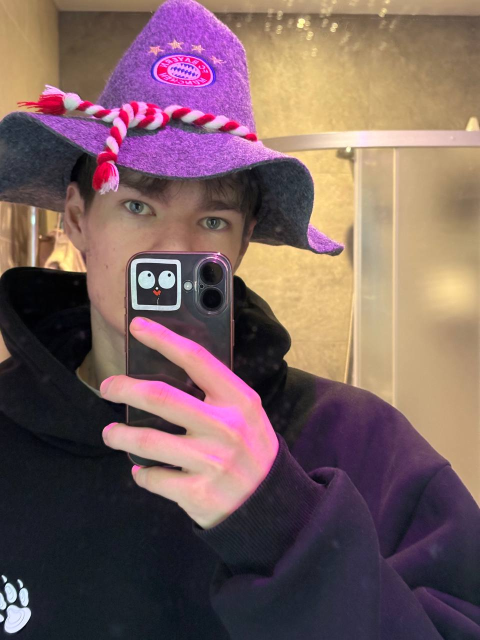
#> input picture lab1/originals/photo.jpg, 960 x 1280 px (shown at 1/2 size); the run also reads 1 picture not shown here
$ python main.py
#> lines starting #> are read from the running program, lines starting #| are printed output that depends on the picture; after the words box and inside, x2 and y2 are one past the last pixel; in counts of white or black regions, pixels touching at a corner belong together
import cv2
import numpy as np
import os
from typing import Any

ORIGINAL_JPG_PATH = 'originals/photo.jpg'
ORIGINAL_BMP_PATH = 'originals/photo.bmp'

class Photo:
    def __init__(self, path: str) -> None:
#> called with path = 'originals/photo.jpg'
        self.path = path
        self.img = cv2.imread(path)
#> self.img is the input picture: shape (1280, 960, 3); mean B, G, R 95.4, 95.8, 121.4
        _, self.prefix = os.path.splitext(path)

        if self.img is None:
            raise Exception(f"Couldn't find file at {path}")

        dimensions = self.img.shape
#> dimensions = (1280, 960, 3)
        self.height = dimensions[0]
#> self.height = 1280
        self.width = dimensions[1]
#> self.width = 960
        self.channels = dimensions[2] if len(dimensions) == 3 else 1
#> self.channels = 3
        self.file_size = os.path.getsize(self.path)

    def __str__(self) -> str:
        return f"Image stats: \nHeight: {self.height}\nWidth: {self.width} \nChannels: {self.channels} \nFile size: {self.file_size}"

    def calculate_compression_rate(self) -> float:
        # Get the image data type (e.g., uint8, uint16, float32)
        dtype = self.img.dtype
        # Get the size of the data type in bytes (e.g., uint8 is 1 byte, uint16 is 2 bytes)
        bytes_per_channel = dtype.itemsize
#> bytes_per_channel = 1

        bits_per_channel = bytes_per_channel * 8 * self.channels
#> bits_per_channel = 24

        return ((self.width * self.height * bits_per_channel) / 8 ) / self.file_size

    def split_to_channels(self) -> tuple[str, str, str]:
        b_channel, g_channel, r_channel = cv2.split(self.img)
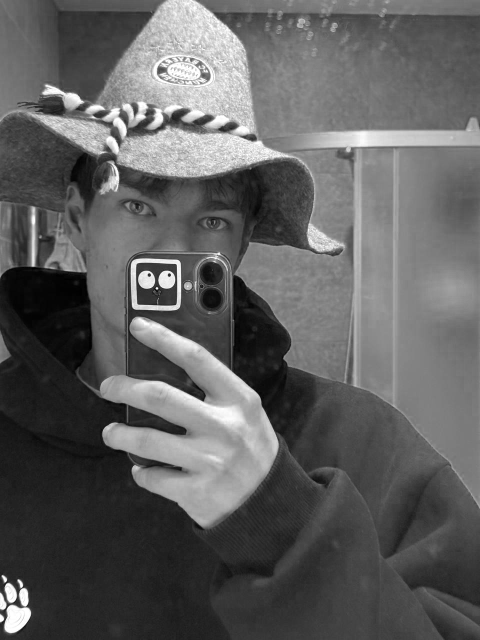
#> b_channel: shape (1280, 960) (shown at 1/2 size); min 0, max 255, mean 95.4

        cv2.imwrite(f"processed/RGB_channels/{self.prefix[1:]}/r{self.prefix}", r_channel)
        cv2.imwrite(f"processed/RGB_channels/{self.prefix[1:]}/g{self.prefix}", g_channel)
        cv2.imwrite(f"processed/RGB_channels/{self.prefix[1:]}/b{self.prefix}", b_channel)

        return (f"processed/RGB_channels/{self.prefix[1:]}/b{self.prefix}", f"processed/RGB_channels/{self.prefix[1:]}/g{self.prefix}", f"processed/RGB_channels/{self.prefix[1:]}/r{self.prefix}")

    def make_halftone(self) -> tuple[Any, str]:
        halftone_img = cv2.cvtColor(self.img, cv2.COLOR_BGR2GRAY)
        cv2.imwrite(f"processed/halftone/{self.prefix[1:]}/halftone{self.prefix}", halftone_img)

        return (halftone_img, f"processed/halftone/{self.prefix[1:]}/halftone{self.prefix}")

    def binary_by_percent(self, halftone_img: Any, percent: int):
#> called with percent = 25
        if not(0 <= percent <= 100):
            raise Exception("Wrong percent given")

        threshold_value = int(255 * percent / 100)

        _, bin = cv2.threshold(halftone_img, threshold_value, 255, cv2.THRESH_BINARY)
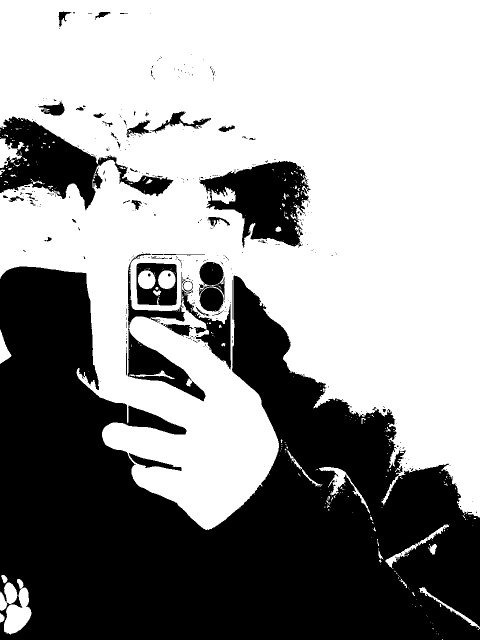
#> bin: shape (1280, 960) (shown at 1/2 size); 58.7% white; 411 black regions (360 under 20 px), largest, box (x1, y1, x2, y2) and area: (0, 533, 960, 1280) 430963, (0, 233, 347, 421) 23288, (399, 322, 621, 496) 21384
        return bin

    def binarize(self, arg1=25, arg2=50, arg3=75) -> tuple[str, str, str]:
        halftone_img = self.make_halftone()[0]
        binary_1 = self.binary_by_percent(halftone_img, arg1)
        binary_2 = self.binary_by_percent(halftone_img, arg2)
#> in binary_by_percent (call 2), `_, bin = cv2.threshold(halftone_img, threshold_value, 255, cv2.THRESH_..`: bin: shape (1280, 960); 41.4% white; 714 white regions (597 under 20 px), largest, box (x1, y1, x2, y2) and area: (242, 0, 960, 1017) 346523, (197, 633, 557, 1054) 78638, (86, 321, 376, 662) 29513
        binary_3 = self.binary_by_percent(halftone_img, arg3)
#> call 3 of binary_by_percent, with percent = 75
#> in binary_by_percent (call 3), `_, bin = cv2.threshold(halftone_img, threshold_value, 255, cv2.THRESH_..`:
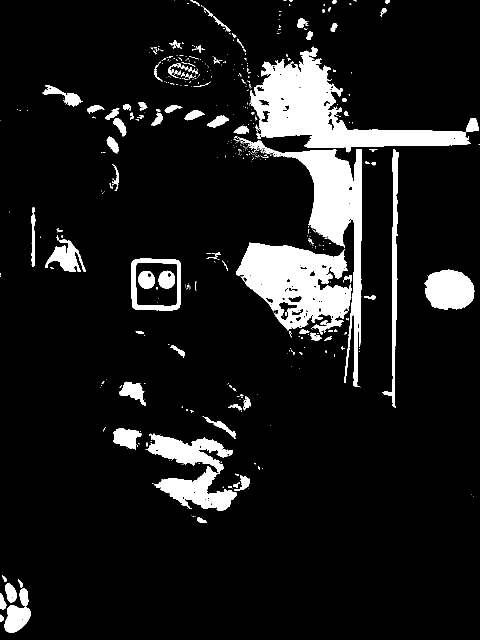
#> bin: shape (1280, 960) (shown at 1/2 size); 10.4% white; 520 white regions (418 under 20 px), largest, box (x1, y1, x2, y2) and area: (499, 93, 942, 305) 31130, (472, 485, 703, 669) 24798, (478, 275, 724, 774) 21607

        cv2.imwrite(f"processed/binarized/{self.prefix[1:]}/bin{arg1}{self.prefix}", binary_1)
        cv2.imwrite(f"processed/binarized/{self.prefix[1:]}/bin{arg2}{self.prefix}", binary_2)
        cv2.imwrite(f"processed/binarized/{self.prefix[1:]}/bin{arg3}{self.prefix}", binary_3)

        return (f"processed/binarized/{self.prefix[1:]}/bin{arg1}{self.prefix}", f"processed/binarized/{self.prefix[1:]}/bin{arg2}{self.prefix}", f"processed/binarized/{self.prefix[1:]}/bin{arg3}{self.prefix}")

    def mirror(self, flip_code=0) -> tuple[Any, str]:
        # flipCode = 0: Flips the image around the x-axis (vertical mirror).
        # flipCode > 0 (e.g., 1): Flips the image around the y-axis (horizontal mirror).
        # flipCode < 0 (e.g., -1): Flips the image around both axes

#> called with flip_code = 0
        flipped_img = cv2.flip(self.img, flip_code)
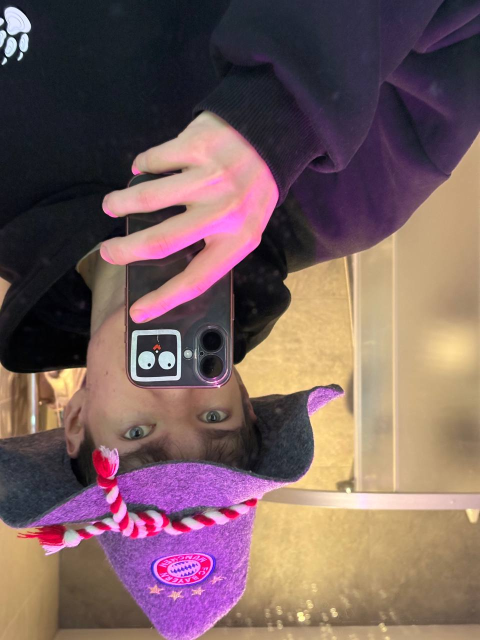
#> flipped_img: shape (1280, 960, 3) (shown at 1/2 size); mean B, G, R 95.4, 95.8, 121.4
        cv2.imwrite(f'processed/mirrored/{self.prefix[1:]}/mirrored{self.prefix}', flipped_img)

        return (flipped_img, f"processed/mirrored/{self.prefix[1:]}/mirrored{self.prefix}")

    def rotate(self, value=cv2.ROTATE_90_CLOCKWISE) -> tuple[Any, str]:
#> called with value = 0
        rotated_img = cv2.rotate(self.img, value)
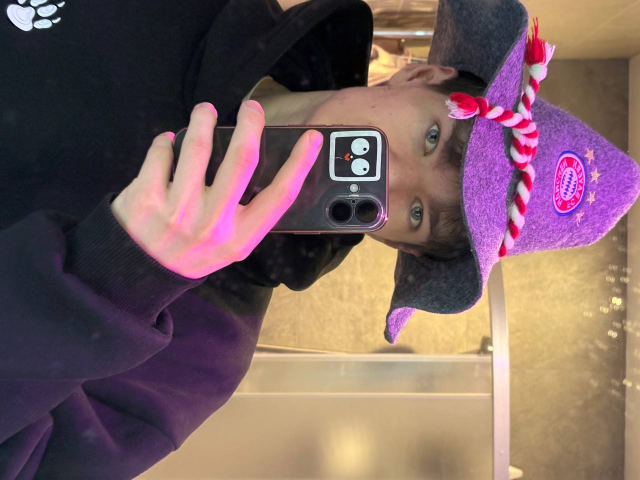
#> rotated_img: shape (960, 1280, 3) (shown at 1/2 size); mean B, G, R 95.4, 95.8, 121.4
#> the loop `for level in [4, 16, 32, 64, 128]:` made 5 passes
#> pass 1, in quantize, `quantized = (halftone_img // step) * step + step // 2`:
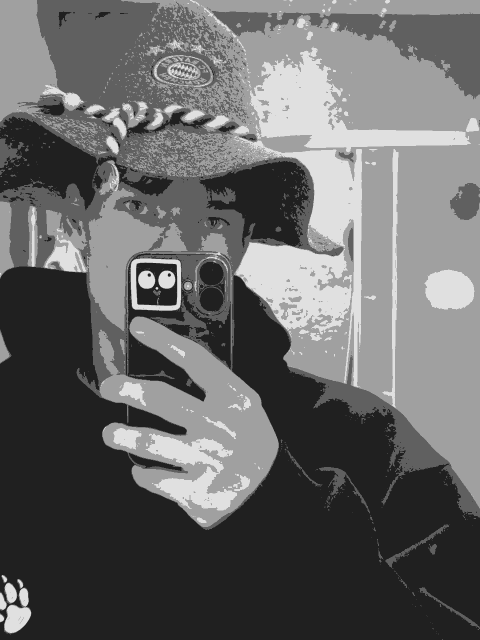
#> quantized: shape (1280, 960) (shown at 1/2 size); min 32, max 224, mean 102.7
        cv2.imwrite(f'processed/rotated/{self.prefix[1:]}/rotated{self.prefix}', rotated_img)

        return (rotated_img, f"processed/rotated/{self.prefix[1:]}/rotated{self.prefix}")

    def block_discretization(self, block_size: int) -> tuple[Any, str]:
        result = self.img.copy()

        for y in range(0, self.height, block_size):
            for x in range(0, self.width, block_size):
                block = self.img[y:y+block_size, x:x+block_size]
                avg = np.mean(block)
                result[y:y+block_size, x:x+block_size] = avg

        cv2.imwrite(f'processed/discretized/{self.prefix[1:]}/discretized{block_size}{self.prefix}', result)

        return (result, f"processed/discretized/{self.prefix[1:]}/discretized{block_size}{self.prefix}")

    def quantize(self, level: int) -> tuple[Any, str]:
        halftone_img = self.make_halftone()[0]

        step = 256 // level
        quantized = (halftone_img // step) * step + step // 2

        cv2.imwrite(f'processed/quantized/{self.prefix[1:]}/quantized{level}{self.prefix}', quantized)
        return (quantized, f"processed/quantized/{self.prefix[1:]}/quantized{level}{self.prefix}")

    def cut_rectangle_in_middle(self, x: int, y: int) -> tuple[Any, str]:
#> called with x = 100, y = 100
        halftone_img = self.make_halftone()[0]
        center_x = self.width // 2
#> center_x = 480
        center_y = self.height // 2
#> center_y = 640

        x_start = center_x - x // 2
#> x_start = 430
        x_end = center_x + x // 2
#> x_end = 530
        y_start = center_y - y // 2
#> y_start = 590
        y_end = center_y + y // 2
#> y_end = 690

        cropped = halftone_img[y_start:y_end, x_start:x_end]
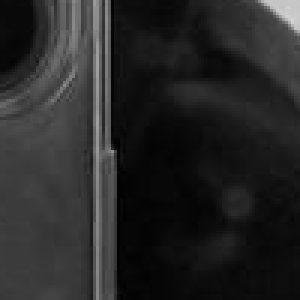
#> cropped: shape (100, 100) (shown 3 times larger); min 1, max 211, mean 39.1

        cv2.imwrite(f'processed/cropped/{self.prefix[1:]}/cropped{self.prefix}', cropped)
        return (cropped, f"processed/cropped/{self.prefix[1:]}/cropped{self.prefix}")

    def resize(self, image, x: int, y: int) -> tuple:
#> called with x = 300, y = 300
        resized_linear = cv2.resize(image, (x, y), interpolation=cv2.INTER_LINEAR)
        resized_cubic = cv2.resize(image, (x, y), interpolation=cv2.INTER_CUBIC)
        resized_nearest = cv2.resize(image, (x, y), interpolation=cv2.INTER_NEAREST)

        cv2.imwrite(f'processed/resized/{self.prefix[1:]}/resized_linear{self.prefix}', resized_linear)
        cv2.imwrite(f'processed/resized/{self.prefix[1:]}/resized_cubic{self.prefix}', resized_cubic)
        cv2.imwrite(f'processed/resized/{self.prefix[1:]}/resized_nearest{self.prefix}', resized_nearest)

        return (resized_linear, f"processed/resized/{self.prefix[1:]}/resized_linear{self.prefix}", resized_cubic, f"processed/resized/{self.prefix[1:]}/resized_cubic{self.prefix}", resized_nearest, f"processed/resized/{self.prefix[1:]}/resized_nearest{self.prefix}")

    def difference_with(self, other) -> tuple[Any, str]:
        img1 = self.make_halftone()[0]
        img2 = other.make_halftone()[0]

        if img1.shape != img2.shape:
            raise Exception("Images must have the same size")

        diff = self.img.astype(np.int16) - other.img.astype(np.uint16)
#> diff: shape (1280, 960, 3) int32; every value is 0
        print("min:", diff.min(), "max:", diff.max())
#| min: 0 max: 0

        diff_abs = np.abs(diff)

        diff_norm = cv2.normalize(diff_abs, None, 0, 255, cv2.NORM_MINMAX)

        path = f'processed/diff/diff{self.prefix}'
        cv2.imwrite(path, diff_norm.astype(np.uint8))

        return (diff_abs, path)

if __name__ == "__main__":
    jpg_photo = Photo(ORIGINAL_JPG_PATH)
    bmp_photo = Photo(ORIGINAL_BMP_PATH)
    #test_photo = Photo('originals/test.bmp')

    print(jpg_photo.calculate_compression_rate())
    print(bmp_photo.calculate_compression_rate())

    jpg_photo.split_to_channels()
    bmp_photo.split_to_channels()

    jpg_photo.make_halftone()
    bmp_photo.make_halftone()

    jpg_photo.binarize()
    bmp_photo.binarize()
    # test_photo.binarize()

    jpg_photo.mirror()
    bmp_photo.mirror()

    jpg_photo.rotate()
    bmp_photo.rotate()

    for block_size in [5, 10, 20, 50]:
        jpg_photo.block_discretization(block_size)
        bmp_photo.block_discretization(block_size)

    for level in [4, 16, 32, 64, 128]:
        jpg_photo.quantize(level)
        bmp_photo.quantize(level)

    cut_jpg = jpg_photo.cut_rectangle_in_middle(100, 100)[0]
    cut_bmp = bmp_photo.cut_rectangle_in_middle(100, 100)[0]

    jpg_photo.resize(cut_jpg, 300, 300)
    bmp_photo.resize(cut_bmp, 300, 300)

    bmp_photo.difference_with(jpg_photo)
    jpg_photo.difference_with(bmp_photo)
#| min: 0 max: 0
